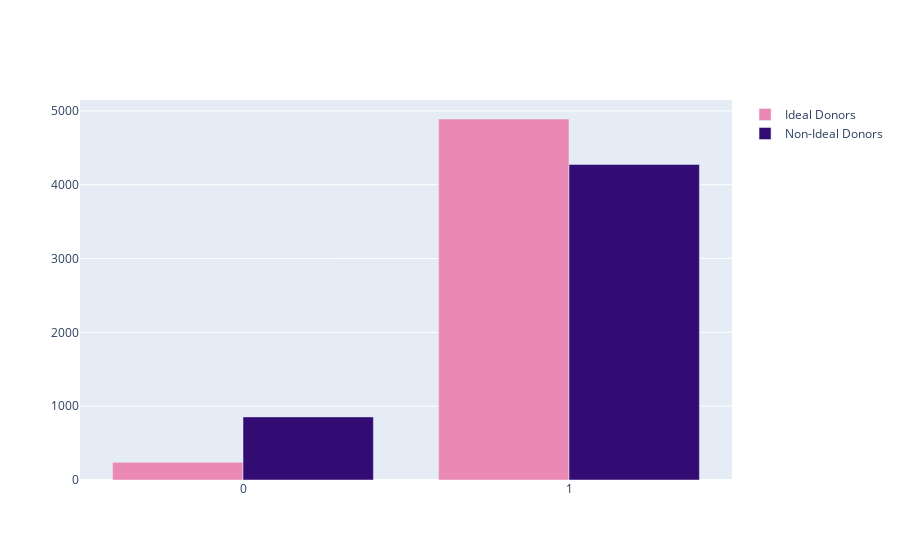

The notebook cell this image was saved under:
### Code cell
#Plot Region Distribution
fig = go.Figure()

fig.add_trace(go.Bar(
    x=languages,
    y=(ideal_dutch, ideal_french),
    name='Ideal Donors',
    marker_color='#EB89B5'
))

fig.add_trace(go.Bar(
    x=languages,
    y=(worst_dutch, worst_french),
    name='Non-Ideal Donors',
    marker_color='#330C73'
))

# Here we modify the tickangle of the xaxis, resulting in rotated labels.
fig.update_layout(barmode='group')
fig.show()

### Figure 1 — Plotly figure (JSON) as saved in the notebook; plotly's stock layout.template omitted (floating-point values rounded to 4 significant figures)
{"data": [{"marker": {"color": "#EB89B5"}, "name": "Ideal Donors", "type": "bar", "x": [1, 0], "y": [4890, 239]}, {"marker": {"color": "#330C73"}, "name": "Non-Ideal Donors", "type": "bar", "x": [1, 0], "y": [4274, 855]}], "layout": {"barmode": "group"}}
